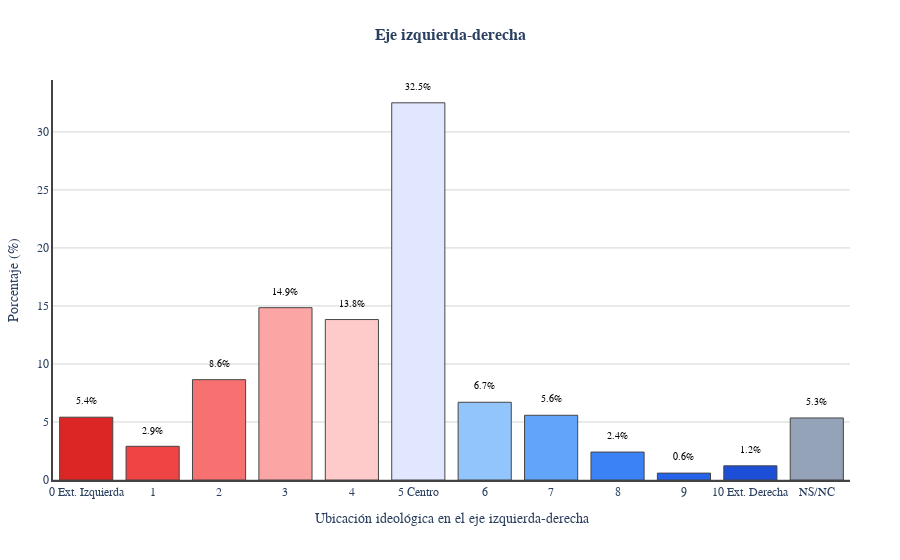

Source (notebook cell):
### Code cell
create_0_to_10_percentage_bar_chart2(
        df,
        "p32",
        "Eje izquierda-derecha",
        "Ubicación ideológica en el eje izquierda-derecha",
        p32_tag_map,
    )

### Figure 1 — Plotly figure (JSON) as saved in the notebook; plotly's stock layout.template omitted (floating-point values rounded to 4 significant figures)
{"data": [{"customdata": [["0\nExt. Izquierda"]], "hovertemplate": "<b>%{customdata[0]}</b><br>Porcentaje: %{y:.1f}%<extra></extra>", "legendgroup": "0", "marker": {"color": "#DC2626", "line": {"color": "#454545", "width": 1}, "pattern": {"shape": ""}}, "name": "0", "orientation": "v", "showlegend": true, "textposition": "auto", "type": "bar", "x": ["0"], "xaxis": "x", "y": [5.413], "yaxis": "y"}, {"customdata": [["1"]], "hovertemplate": "<b>%{customdata[0]}</b><br>Porcentaje: %{y:.1f}%<extra></extra>", "legendgroup": "1", "marker": {"color": "#EF4444", "line": {"color": "#454545", "width": 1}, "pattern": {"shape": ""}}, "name": "1", "orientation": "v", "showlegend": true, "textposition": "auto", "type": "bar", "x": ["1"], "xaxis": "x", "y": [2.904], "yaxis": "y"}, {"customdata": [["2"]], "hovertemplate": "<b>%{customdata[0]}</b><br>Porcentaje: %{y:.1f}%<extra></extra>", "legendgroup": "2", "marker": {"color": "#F87171", "line": {"color": "#454545", "width": 1}, "pattern": {"shape": ""}}, "name": "2", "orientation": "v", "showlegend": true, "textposition": "auto", "type": "bar", "x": ["2"], "xaxis": "x", "y": [8.647], "yaxis": "y"}, {"customdata": [["3"]], "hovertemplate": "<b>%{customdata[0]}</b><br>Porcentaje: %{y:.1f}%<extra></extra>", "legendgroup": "3", "marker": {"color": "#FCA5A5", "line": {"color": "#454545", "width": 1}, "pattern": {"shape": ""}}, "name": "3", "orientation": "v", "showlegend": true, "textposition": "auto", "type": "bar", "x": ["3"], "xaxis": "x", "y": [14.85], "yaxis": "y"}, {"customdata": [["4"]], "hovertemplate": "<b>%{customdata[0]}</b><br>Porcentaje: %{y:.1f}%<extra></extra>", "legendgroup": "4", "marker": {"color": "#FECACA", "line": {"color": "#454545", "width": 1}, "pattern": {"shape": ""}}, "name": "4", "orientation": "v", "showlegend": true, "textposition": "auto", "type": "bar", "x": ["4"], "xaxis": "x", "y": [13.83], "yaxis": "y"}, {"customdata": [["5\nCentro"]], "hovertemplate": "<b>%{customdata[0]}</b><br>Porcentaje: %{y:.1f}%<extra></extra>", "legendgroup": "5", "marker": {"color": "#E0E7FF", "line": {"color": "#454545", "width": 1}, "pattern": {"shape": ""}}, "name": "5", "orientation": "v", "showlegend": true, "textposition": "auto", "type": "bar", "x": ["5"], "xaxis": "x", "y": [32.51], "yaxis": "y"}, {"customdata": [["6"]], "hovertemplate": "<b>%{customdata[0]}</b><br>Porcentaje: %{y:.1f}%<extra></extra>", "legendgroup": "6", "marker": {"color": "#93C5FD", "line": {"color": "#454545", "width": 1}, "pattern": {"shape": ""}}, "name": "6", "orientation": "v", "showlegend": true, "textposition": "auto", "type": "bar", "x": ["6"], "xaxis": "x", "y": [6.7], "yaxis": "y"}, {"customdata": [["7"]], "hovertemplate": "<b>%{customdata[0]}</b><br>Porcentaje: %{y:.1f}%<extra></extra>", "legendgroup": "7", "marker": {"color": "#60A5FA", "line": {"color": "#454545", "width": 1}, "pattern": {"shape": ""}}, "name": "7", "orientation": "v", "showlegend": true, "textposition": "auto", "type": "bar", "x": ["7"], "xaxis": "x", "y": [5.578], "yaxis": "y"}, {"customdata": [["8"]], "hovertemplate": "<b>%{customdata[0]}</b><br>Porcentaje: %{y:.1f}%<extra></extra>", "legendgroup": "8", "marker": {"color": "#3B82F6", "line": {"color": "#454545", "width": 1}, "pattern": {"shape": ""}}, "name": "8", "orientation": "v", "showlegend": true, "textposition": "auto", "type": "bar", "x": ["8"], "xaxis": "x", "y": [2.409], "yaxis": "y"}, {"customdata": [["9"]], "hovertemplate": "<b>%{customdata[0]}</b><br>Porcentaje: %{y:.1f}%<extra></extra>", "legendgroup": "9", "marker": {"color": "#2563EB", "line": {"color": "#454545", "width": 1}, "pattern": {"shape": ""}}, "name": "9", "orientation": "v", "showlegend": true, "textposition": "auto", "type": "bar", "x": ["9"], "xaxis": "x", "y": [0.5941], "yaxis": "y"}, {"customdata": [["10\nExt. Derecha"]], "hovertemplate": "<b>%{customdata[0]}</b><br>Porcentaje: %{y:.1f}%<extra></extra>", "legendgroup": "10", "marker": {"color": "#1D4ED8", "line": {"color": "#454545", "width": 1}, "pattern": {"shape": ""}}, "name": "10", "orientation": "v", "showlegend": true, "textposition": "auto", "type": "bar", "x": ["10"], "xaxis": "x", "y": [1.221], "yaxis": "y"}, {"customdata": [["NS/NC"]], "hovertemplate": "<b>%{customdata[0]}</b><br>Porcentaje: %{y:.1f}%<extra></extra>", "legendgroup": "11", "marker": {"color": "#94A3B8", "line": {"color": "#454545", "width": 1}, "pattern": {"shape": ""}}, "name": "11", "orientation": "v", "showlegend": true, "textposition": "auto", "type": "bar", "x": ["11"], "xaxis": "x", "y": [5.347], "yaxis": "y"}], "layout": {"annotations": [{"font": {"color": "black", "size": 10}, "showarrow": false, "text": "5.4%", "x": "0", "y": 5.913, "yshift": 10}, {"font": {"color": "black", "size": 10}, "showarrow": false, "text": "2.9%", "x": "1", "y": 3.404, "yshift": 10}, {"font": {"color": "black", "size": 10}, "showarrow": false, "text": "8.6%", "x": "2", "y": 9.147, "yshift": 10}, {"font": {"color": "black", "size": 10}, "showarrow": false, "text": "14.9%", "x": "3", "y": 15.35, "yshift": 10}, {"font": {"color": "black", "size": 10}, "showarrow": false, "text": "13.8%", "x": "4", "y": 14.33, "yshift": 10}, {"font": {"color": "black", "size": 10}, "showarrow": false, "text": "32.5%", "x": "5", "y": 33.01, "yshift": 10}, {"font": {"color": "black", "size": 10}, "showarrow": false, "text": "6.7%", "x": "6", "y": 7.2, "yshift": 10}, {"font": {"color": "black", "size": 10}, "showarrow": false, "text": "5.6%", "x": "7", "y": 6.078, "yshift": 10}, {"font": {"color": "black", "size": 10}, "showarrow": false, "text": "2.4%", "x": "8", "y": 2.909, "yshift": 10}, {"font": {"color": "black", "size": 10}, "showarrow": false, "text": "0.6%", "x": "9", "y": 1.094, "yshift": 10}, {"font": {"color": "black", "size": 10}, "showarrow": false, "text": "1.2%", "x": "10", "y": 1.721, "yshift": 10}, {"font": {"color": "black", "size": 10}, "showarrow": false, "text": "5.3%", "x": "11", "y": 5.847, "yshift": 10}], "barmode": "relative", "font": {"family": "Arial, sans-serif", "size": 12}, "hoverlabel": {"bgcolor": "white", "font": {"family": "Arial", "size": 12}}, "legend": {"title": {"text": "valores_str"}, "tracegroupgap": 0}, "margin": {"b": 80, "l": 50, "r": 50, "t": 80}, "paper_bgcolor": "white", "plot_bgcolor": "white", "showlegend": false, "title": {"font": {"size": 16}, "text": "<b>Eje izquierda-derecha</b>", "x": 0.5}, "xaxis": {"anchor": "y", "categoryarray": ["0", "1", "2", "3", "4", "5", "6", "7", "8", "9", "10", "11"], "categoryorder": "array", "domain": [0, 1], "linecolor": "#434343", "linewidth": 2, "showgrid": false, "showline": true, "tickmode": "array", "ticktext": ["0\nExt. Izquierda", "1", "2", "3", "4", "5\nCentro", "6", "7", "8", "9", "10\nExt. Derecha", "NS/NC"], "tickvals": ["0", "1", "2", "3", "4", "5", "6", "7", "8", "9", "10", "11"], "title": {"text": "Ubicación ideológica en el eje izquierda-derecha"}}, "yaxis": {"anchor": "x", "domain": [0, 1], "gridcolor": "lightgray", "linecolor": "#434343", "linewidth": 2, "showgrid": true, "showline": true, "title": {"text": "Porcentaje (%)"}, "zeroline": true, "zerolinecolor": "lightgray"}}}
